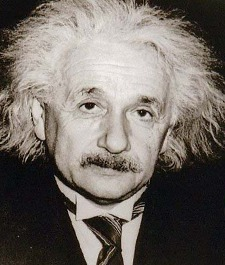
#> input picture einstein.jpg, 225 x 265 px
$ python '4 - Problem4Exercise4.py'   (Python 2 division)
#> lines starting #> are read from the running program, lines starting #| are printed output that depends on the picture
#4. Create a new image X that consists of the bottom left quadrant of A.
#	30/08/2015		Draft Version
#Image Load, Identify Coordinates
#Crop the Image
#Save Cropped Image

import cv2
from matplotlib import pyplot as plt

#Load Image
sourceImage = cv2.imread('einstein.jpg')
#> sourceImage is the input picture: shape (265, 225, 3); mean B, G, R 102.6, 108.7, 115.7
row = sourceImage.shape[0]
#> row = 265
column = sourceImage.shape[1]
#> column = 225

#Identify Coordinates to split
rowstart = row/2
#> rowstart = 132
rowend = row
#> rowend = 265
column = column/2
#> column = 112

#Fetch left most quadrant of image
destImage = sourceImage[rowstart:rowend,0:column]
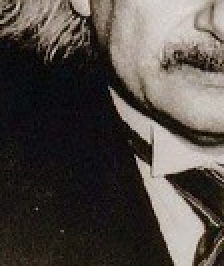
#> destImage: shape (133, 112, 3) (shown 2 times larger); mean B, G, R 69.3, 74.2, 80.5
cv2.imshow('cropped',destImage)
cv2.waitKey(0)

#Image will be saved only in working directory
cv2.imwrite('result.jpg',destImage)
cv2.waitKey(0)

$ run again, with dreamflower.jpg copied over einstein.jpg
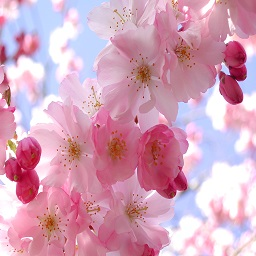
#> input picture dreamflower.jpg, 256 x 256 px
#> sourceImage is the input picture: shape (256, 256, 3); mean B, G, R 185.5, 162.2, 211.2
#> `destImage = sourceImage[rowstart:rowend,0:column]`:
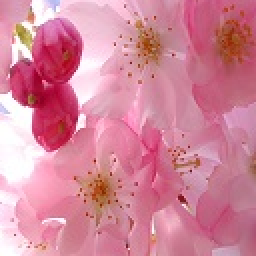
#> destImage: shape (128, 128, 3) (shown 2 times larger); mean B, G, R 153.9, 133.3, 211.2
